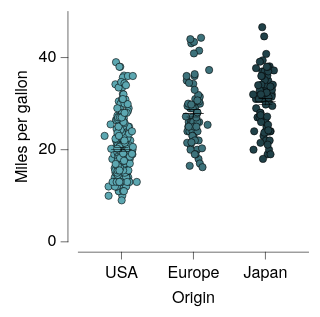

Vega-Lite specification for this chart:
### Vega-Lite specification from a JSON file in a GitHub repository (floating-point values rounded to 4 significant figures; data arrays with more than 128 entries replaced by an {"elided": "..."} marker saying what was removed)
{"background": null, "config": {"arc": {"fill": "#DBDBDB", "fillOpacity": 1.0, "innerRadius": 25.0, "padAngle": 0.03, "stroke": "black", "strokeOpacity": 1, "strokeWidth": 0.25}, "area": {"fill": "#DBDBDB", "fillOpacity": 1.0, "stroke": "black", "strokeOpacity": 1, "strokeWidth": 0.25}, "axis": {"domain": true, "domainCap": "round", "domainColor": "black", "domainWidth": 0.25, "grid": false, "gridCap": "round", "gridColor": "#F1F1F1", "gridDash": [0, 0], "gridOpacity": 1.0, "gridWidth": 0.25, "labelColor": "black", "labelFont": "Helvetica Neue, HelveticaNeue, Helvetica, Arial, sans-serif", "labelFontSize": 7, "labelFontStyle": "normal", "labelFontWeight": 400, "offset": 4.5, "ticks": true, "tickCap": "round", "tickColor": "black", "tickRound": false, "tickSize": 3, "tickWidth": 0.25, "titleColor": "black", "titleFont": "Helvetica Neue, HelveticaNeue, Helvetica, Arial, sans-serif", "titleFontSize": 7, "titleFontStyle": "normal", "titleFontWeight": 400}, "axisX": {"domain": true, "labelAlign": "center", "labelAngle": 0, "labels": true, "ticks": true, "translate": 0}, "axisY": {"domain": true, "labelAlign": "right", "labelAngle": 0, "labels": true, "ticks": true, "translate": 0}, "axisRight": {"domain": true, "labelAlign": "left", "labelAngle": 0, "labels": true, "ticks": true, "translate": 0}, "axisTop": {"domain": true, "labelAlign": "center", "labelAngle": 0, "labels": true, "ticks": true, "translate": 0}, "axisBand": {"tickOffset": 0}, "bar": {"fill": "#DBDBDB", "fillOpacity": 1.0, "stroke": "black", "strokeOpacity": 1, "strokeWidth": 0.25}, "boxplot": {"size": 9.0, "ticks": {"cornerRadius": 0.25, "fill": "black", "opacity": 1, "size": 4.5, "thickness": 0.25}, "box": {"fillOpacity": 1.0, "stroke": "black", "strokeOpacity": 1, "strokeWidth": 0.25}, "median": {"cornerRadius": 0, "fill": "black", "fillOpacity": 1.0, "opacity": 1, "size": 9.0, "thickness": 0.25}, "rule": {"fill": "black", "fillOpacity": 1.0, "size": 10.0, "stroke": "black", "strokeDash": [0, 0], "strokeOpacity": 1, "strokeWidth": 0.25}, "outliers": {"color": "black", "fill": "black", "fillOpacity": 1.0, "size": 0, "stroke": "black", "strokeOpacity": 1, "strokeWidth": 0.25}}, "circle": {"fill": "black", "fillOpacity": 1.0, "size": 1.25, "stroke": null, "strokeOpacity": 1, "strokeWidth": 0.25}, "errorband": {"band": {"fillOpacity": 0.6, "stroke": null, "strokeWidth": 0.25, "strokeOpacity": 1}, "borders": {"opacity": 0, "strokeOpacity": 0.25, "strokeWidth": 1}}, "errorbar": {"opacity": 1, "rule": {"strokeDash": [0, 0], "strokeWidth": 0.25}, "ticks": {"color": "black", "cornerRadius": 0.125, "opacity": 1, "size": 6.0, "thickness": 0.25}, "thickness": 0.25}, "font": "Helvetica Neue, HelveticaNeue, Helvetica, Arial, sans-serif", "geoshape": {"fill": "#DBDBDB", "fillOpacity": 1.0, "stroke": "black", "strokeOpacity": 1, "strokeWidth": 0.25}, "header": {"labelColor": "black", "labelFont": "Helvetica Neue, HelveticaNeue, Helvetica, Arial, sans-serif", "labelFontSize": 7, "labelFontStyle": "normal", "labelFontWeight": 400, "titleColor": "black", "titleFont": "Helvetica Neue, HelveticaNeue, Helvetica, Arial, sans-serif", "titleFontSize": 7, "titleFontStyle": "normal", "titleFontWeight": 400, "titlePadding": 0}, "legend": {"disable": false, "offset": 4.5, "titlePadding": 4, "labelOffset": 2, "gradientLabelOffset": 2, "gradientLength": 50.0, "gradientThickness": 5.0, "gradientOpacity": 1.0, "gradientStrokeColor": "black", "gradientStrokeWidth": 0.25, "labelColor": "black", "labelFont": "Helvetica Neue, HelveticaNeue, Helvetica, Arial, sans-serif", "labelFontSize": 7, "labelFontStyle": "normal", "labelFontWeight": 400, "strokeColor": "black", "strokeWidth": 0, "symbolSize": 42, "symbolStrokeColor": "black", "symbolStrokeWidth": 0.25, "titleColor": "black", "titleFont": "Helvetica Neue, HelveticaNeue, Helvetica, Arial, sans-serif", "titleFontSize": 7, "titleFontStyle": "normal", "titleFontWeight": 400}, "line": {"color": "black", "stroke": "black", "strokeCap": "butt", "strokeDash": [0, 0], "strokeOpacity": 1, "strokeWidth": 0.5}, "point": {"filled": true, "fill": "#DBDBDB", "fillOpacity": 1.0, "size": 5.0, "stroke": "black", "strokeOpacity": 1, "strokeWidth": 0.25}, "range": {"category": ["#5CA7B1", "#B7D0EE", "#B7B3E4", "#B3DAB5", "#F5E1B3", "#3D727B", "#809DC7", "#867DAC", "#80A988", "#CBB17A", "#204148", "#546B94", "#584C77", "#507B5F", "#9D824D"], "diverging": {"scheme": ["#6F572A", "#876E43", "#9E875F", "#B5A17F", "#CABBA2", "#DCD6CC", "#F4F1E9", "#C9D7DA", "#9DBFC6", "#78A5AF", "#558B96", "#36717C", "#1A5762"]}, "heatmap": {"scheme": ["#32022B", "#43044D", "#4C196E", "#4D338C", "#484DA6", "#3A68BB", "#1D83CA", "#1D9CCB", "#23B5C9", "#28CDC5", "#4DE0B4", "#91EE9F"]}, "ordinal": {"scheme": ["#F1F1F1", "#DBDBDB", "#C6C6C6", "#B2B2B2", "#9D9D9D", "#898989", "#767676", "#636363", "#515151", "#404040", "#2F2F2F", "#1F1F1F"]}, "ramp": {"scheme": ["#32022B", "#43044D", "#4C196E", "#4D338C", "#484DA6", "#3A68BB", "#1D83CA", "#1D9CCB", "#23B5C9", "#28CDC5", "#4DE0B4", "#91EE9F"]}}, "rule": {"color": "black", "stroke": "black", "strokeCap": "round", "strokeDash": [2, 2], "strokeOpacity": 1, "strokeWidth": 0.25}, "scale": {"bandPaddingInner": 0.1, "bandPaddingOuter": 0.1, "round": false}, "rect": {"fill": "#DBDBDB", "fillOpacity": 1.0, "stroke": "black", "strokeOpacity": 1, "strokeWidth": 0.25}, "square": {"fill": "#DBDBDB", "fillOpacity": 1.0, "size": 10.0, "stroke": "black", "strokeOpacity": 1, "strokeWidth": 0.25}, "text": {"color": "black", "font": "Helvetica Neue, HelveticaNeue, Helvetica, Arial, sans-serif", "fontSize": 7, "fontStyle": "normal", "fontWeight": 400}, "tick": {"color": "black", "cornerRadius": 0.125, "opacity": 1.0, "size": 9.0, "thickness": 0.25}, "title": {"anchor": "middle", "frame": "group", "color": "black", "font": "Helvetica Neue, HelveticaNeue, Helvetica, Arial, sans-serif", "fontSize": 7, "fontStyle": "normal", "fontWeight": 400, "subtitleColor": "black", "subtitleFont": "Helvetica Neue, HelveticaNeue, Helvetica, Arial, sans-serif", "subtitleFontSize": "Helvetica Neue, HelveticaNeue, Helvetica, Arial, sans-serif", "subtitleFontStyle": "normal", "subtitleFontWeight": 400}, "trail": {"color": "black", "opacity": 1, "size": 0.5}, "view": {"continuousWidth": 100, "continuousHeight": 100, "discreteWidth": 100, "discreteHeight": 100, "fill": null, "stroke": null, "strokeWidth": 0.25}}, "layer": [{"data": {"name": "data-5a85ede2053d4aec77293cfb476ae07b"}, "mark": {"type": "circle", "opacity": 1.0, "size": 10.0, "stroke": "black", "strokeOpacity": 1, "strokeWidth": 0.25}, "encoding": {"color": {"field": "Origin", "legend": null, "scale": {"domain": ["USA", "Europe", "Japan"], "range": ["#5CA7B1", "#3D727B", "#204148", "#B7D0EE", "#809DC7", "#546B94", "#B7B3E4", "#867DAC", "#584C77", "#B3DAB5", "#80A988", "#507B5F", "#F5E1B3", "#CBB17A", "#9D824D"]}, "sort": ["USA", "Europe", "Japan"], "title": null, "type": "nominal"}, "x": {"axis": {}, "field": "Origin", "scale": {"domain": ["USA", "Europe", "Japan"]}, "sort": ["USA", "Europe", "Japan"], "title": "Origin", "type": "nominal"}, "xOffset": {"field": "jitter_x", "scale": {"domain": [-7.33, 7.33], "range": [5.17, 19.83]}, "type": "quantitative"}, "y": {"field": "Miles_per_Gallon", "title": "Miles per gallon", "type": "quantitative"}}}, {"data": {"name": "data-64e7897fd8423deef5c97d660b6d3367"}, "mark": {"type": "errorbar"}, "encoding": {"x": {"axis": {}, "field": "Origin", "scale": {"domain": ["USA", "Europe", "Japan"]}, "sort": ["USA", "Europe", "Japan"], "title": "Origin", "type": "nominal"}, "y": {"field": "__mean", "title": "Miles per gallon", "type": "quantitative"}, "yError": {"field": "__error"}}}, {"data": {"name": "data-64e7897fd8423deef5c97d660b6d3367"}, "mark": {"type": "tick"}, "encoding": {"x": {"axis": {}, "field": "Origin", "scale": {"domain": ["USA", "Europe", "Japan"]}, "sort": ["USA", "Europe", "Japan"], "title": "Origin", "type": "nominal"}, "y": {"field": "__mean", "title": "Miles per gallon", "type": "quantitative"}}}], "$schema": "https://vega.github.io/schema/vega-lite/v6.4.1.json", "datasets": {"data-5a85ede2053d4aec77293cfb476ae07b": {"elided": "398 records"}, "data-64e7897fd8423deef5c97d660b6d3367": [{"Origin": "USA", "__mean": 20.08, "__error": 0.4058, "__dysonsphere__": 1}, {"Origin": "Japan", "__mean": 30.45, "__error": 0.6852, "__dysonsphere__": 1}, {"Origin": "Europe", "__mean": 27.89, "__error": 0.8037, "__dysonsphere__": 1}]}}
